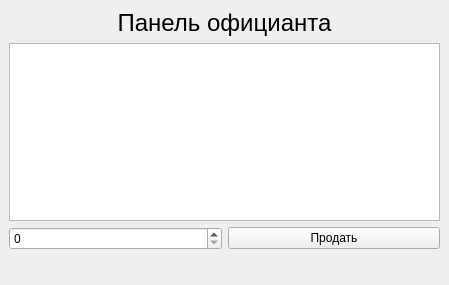
<?xml version="1.0" encoding="UTF-8"?>
<ui version="4.0">
 <class>WaiterPanel</class>
 <widget class="QMainWindow" name="WaiterPanel">
  <property name="geometry">
   <rect>
    <x>0</x>
    <y>0</y>
    <width>449</width>
    <height>285</height>
   </rect>
  </property>
  <property name="windowTitle">
   <string>MainWindow</string>
  </property>
  <widget class="QWidget" name="centralwidget">
   <layout class="QVBoxLayout" name="verticalLayout">
    <item>
     <widget class="QLabel" name="label">
      <property name="sizePolicy">
       <sizepolicy hsizetype="Preferred" vsizetype="Fixed">
        <horstretch>0</horstretch>
        <verstretch>0</verstretch>
       </sizepolicy>
      </property>
      <property name="font">
       <font>
        <pointsize>18</pointsize>
       </font>
      </property>
      <property name="text">
       <string>Панель официанта</string>
      </property>
      <property name="alignment">
       <set>Qt::AlignCenter</set>
      </property>
     </widget>
    </item>
    <item>
     <widget class="QTableView" name="tableView"/>
    </item>
    <item>
     <layout class="QHBoxLayout" name="horizontalLayout">
      <item>
       <widget class="QSpinBox" name="spinBox"/>
      </item>
      <item>
       <widget class="QPushButton" name="btnSell">
        <property name="text">
         <string>Продать</string>
        </property>
       </widget>
      </item>
     </layout>
    </item>
    <item>
     <spacer name="verticalSpacer">
      <property name="orientation">
       <enum>Qt::Vertical</enum>
      </property>
      <property name="sizeHint" stdset="0">
       <size>
        <width>20</width>
        <height>40</height>
       </size>
      </property>
     </spacer>
    </item>
   </layout>
  </widget>
 </widget>
 <resources/>
 <connections/>
</ui>
